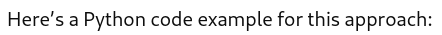
#> input picture image.png, 442 x 35 px
$ python text_count.py
#> lines starting #> are read from the running program, lines starting #| are printed output that depends on the picture; after the words box and inside, x2 and y2 are one past the last pixel; in counts of white or black regions, pixels touching at a corner belong together
import cv2
import numpy as np
image = cv2.imread('image.png')
#> image is the input picture: shape (35, 442, 3); min 13, max 255, mean 232.2
gray = cv2.cvtColor(image, cv2.COLOR_BGR2GRAY)
mask = cv2.inRange(gray, np.array([0]), np.array([150]))
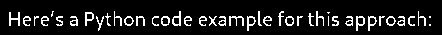
#> mask: shape (35, 442); 10.4% white in thin lines or dots, all inside (x1, y1, x2, y2) = (9, 11, 431, 31)
kernel = np.ones((3,3), np.uint8)
dilated = cv2.dilate(mask, kernel, iterations=1)
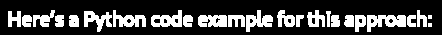
#> dilated: shape (35, 442); 25.4% white; 24 white regions (2 under 20 px), largest, box (x1, y1, x2, y2) and area: (367, 15, 406, 32) 404, (151, 10, 182, 27) 321, (113, 10, 146, 27) 319
details = cv2.connectedComponentsWithStats(dilated, connectivity=4)
print(f"Estimated word count: {details[0] -1}")
#| Estimated word count: 24
cv2.imshow('Segmented Image', mask)
cv2.imshow('Dilated Image', dilated)
cv2.waitKey(0)
cv2.destroyAllWindows()

$ run again, with Untitled.png copied over image.png
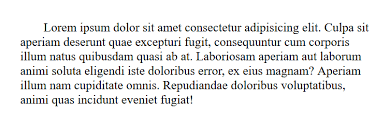
#> input picture Untitled.png, 390 x 129 px
#> image is the input picture: shape (129, 390, 3); mean B, G, R 236.9, 236.9, 236.8
#> `mask = cv2.inRange(gray, np.array([0]), np.array([150]))`:
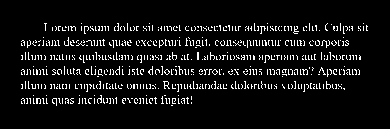
#> mask: shape (129, 390); 7.1% white in thin lines or dots, all inside (x1, y1, x2, y2) = (21, 23, 368, 106)
#> `dilated = cv2.dilate(mask, kernel, iterations=1)`:
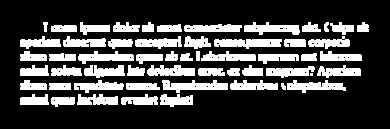
#> dilated: shape (129, 390); 26.1% white; 55 white regions (1 under 20 px), largest, box (x1, y1, x2, y2) and area: (214, 39, 282, 49) 516, (162, 80, 228, 93) 502, (287, 80, 346, 93) 434
#| Estimated word count: 56
